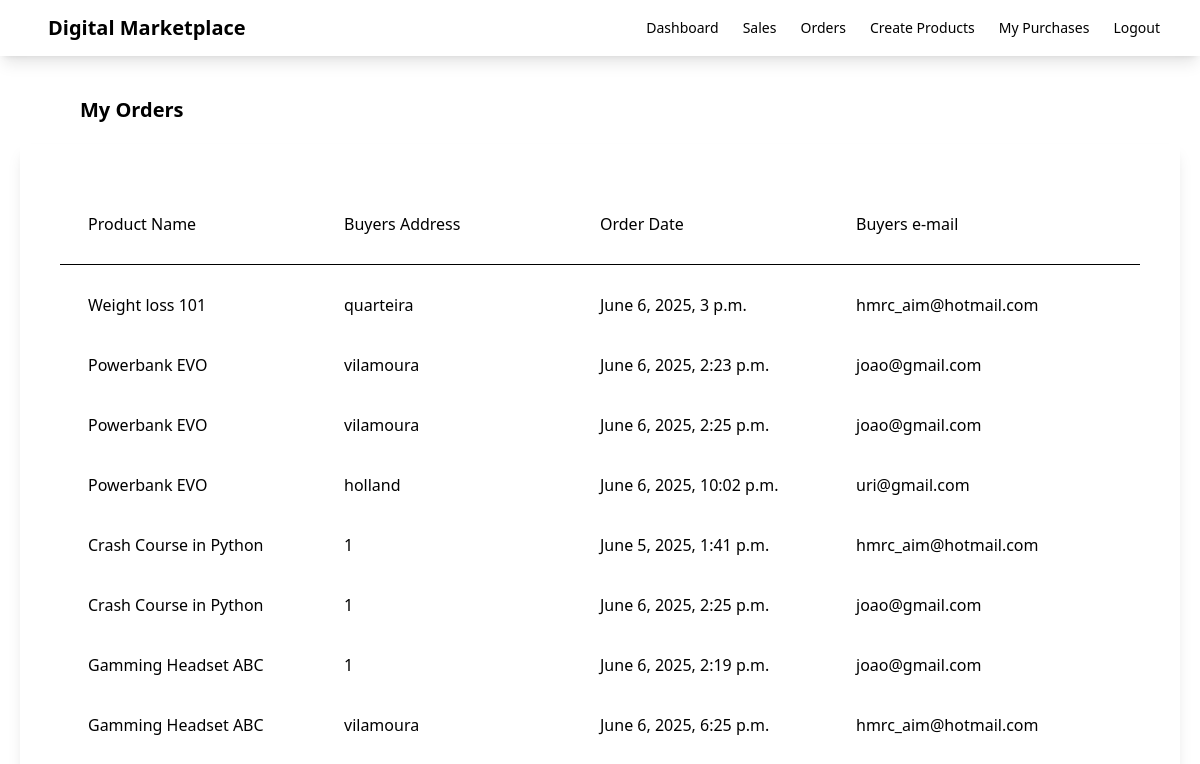
Screenshot of /orders/ (signed in) with the database file from the repository.
### myapp/models.py (models this page shows, shortened)
class OrderDetail(models.Model):
    customer_address = models.CharField(max_length=200)
    customer_email = models.EmailField()
    product = models.ForeignKey(Product, on_delete=models.CASCADE)
    amount = models.IntegerField()
    stripe_payment_intent = models.CharField(max_length=200)
    has_paid = models.BooleanField(default=False)
    created_on = models.DateTimeField(auto_now_add=True)
    updated_on = models.DateTimeField(auto_now_add=True)

class Product(models.Model):
    seller = models.ForeignKey(User, on_delete=models.CASCADE)
    name = models.CharField(max_length=100)
    description = models.CharField(max_length=100)
    price = models.FloatField()
    file = models.FileField(upload_to='uploads')
    total_sales_amount = models.IntegerField(default=0)
    total_sales = models.IntegerField(default=0)

### myapp/views.py (the view)
# urls.py: path('orders/', views.my_orders, name='orders'),
def my_orders(request):
    orders = OrderDetail.objects.filter(product__seller = request.user)
    return render(request, 'myapp/orders.html', {'orders':orders})

### myapp/templates/myapp/orders.html
{% extends 'myapp/base.html' %}
{% block body %}
<div class="flex justify-between">
    <div class="ml-20 mt-10 font-bold text-xl">My Orders</div>
</div>
<div class="order-container p-10 m-5 shadow-lg">
    <div class="order-header flex m-5 p-2">
        <div class="w-1/4">
            Product Name
        </div>
        <div class="w-1/4">
            Buyers Address
        </div>
        <div class="w-1/4">
            Order Date
        </div>
        <div class="w-1/4">
            Buyers e-mail
        </div>
    </div>
    <hr>
    {% for order in orders %}
    <div class="flex m-5 p-2">
        <div class="w-1/4">
            {{ order.product.name }}
        </div>
        <div class="w-1/4">
            {{ order.customer_address }}
        </div>
        <div class="w-1/4">
            {{ order.created_on }}
        </div>
        <div class="w-1/4">
            {{ order.customer_email }}
        </div>
    </div>
    {% endfor %}
</div>
{% endblock %}

### rows the page displays
OrderDetail: product.name "Weight loss 101", customer_address "quarteira", created_on "June 6, 2025, 3 p.m.", customer_email "hmrc_aim@hotmail.com"
OrderDetail: product.name "Powerbank EVO", customer_address "vilamoura", created_on "June 6, 2025, 2:23 p.m.", customer_email "joao@gmail.com"
OrderDetail: product.name "Powerbank EVO", customer_address "vilamoura", created_on "June 6, 2025, 2:25 p.m.", customer_email "joao@gmail.com"
OrderDetail: product.name "Powerbank EVO", customer_address "holland", created_on "June 6, 2025, 10:02 p.m.", customer_email "uri@gmail.com"
OrderDetail: product.name "Crash Course in Python", customer_address "1", created_on "June 5, 2025, 1:41 p.m.", customer_email "hmrc_aim@hotmail.com"
OrderDetail: product.name "Crash Course in Python", customer_address "1", created_on "June 6, 2025, 2:25 p.m.", customer_email "joao@gmail.com"
OrderDetail: product.name "Gamming Headset ABC", customer_address "1", created_on "June 6, 2025, 2:19 p.m.", customer_email "joao@gmail.com"
OrderDetail: product.name "Gamming Headset ABC", customer_address "vilamoura", created_on "June 6, 2025, 6:25 p.m.", customer_email "hmrc_aim@hotmail.com"
